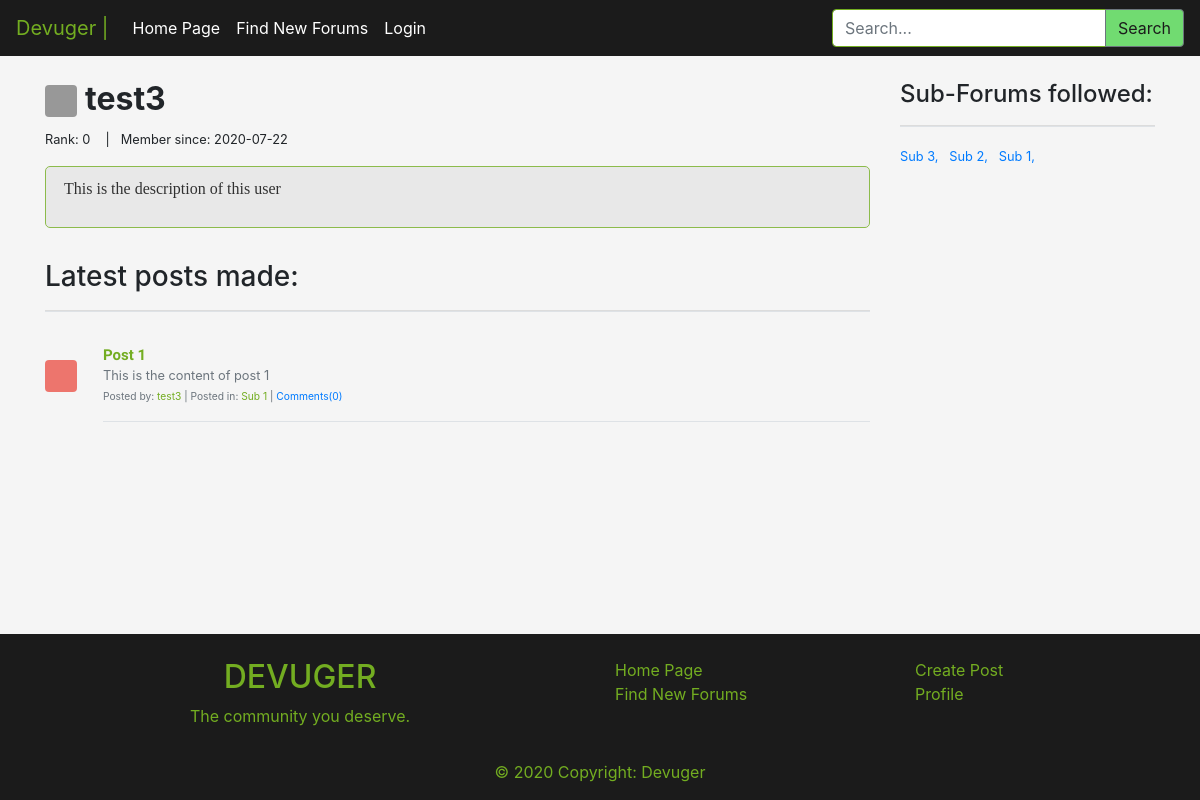
Page /user.php?username=test3 on the committed database.
### tables this page shows
CREATE TABLE users(
    id INT PRIMARY KEY AUTO_INCREMENT,
    username VARCHAR(60) UNIQUE,
    pass VARCHAR(255),
    email VARCHAR(255) UNIQUE,
    descp TEXT,
    color VARCHAR(20),
    creationDate DATE,
    uRank INT
);

CREATE TABLE posts(
    id INT PRIMARY KEY AUTO_INCREMENT,
    userId INT,
    subforumId INT,
    title VARCHAR(100),
    content LONGTEXT,
    uploadDate DATE,
    numComments INT,
    FOREIGN KEY (userId) REFERENCES users(id),
    FOREIGN KEY (subforumId) REFERENCES subforum(id)
);

CREATE TABLE subforum(
    id INT PRIMARY KEY AUTO_INCREMENT,
    sname VARCHAR(30) UNIQUE,
    descp TEXT,
    subscribers INT,
    color VARCHAR(20),
    numPosts INT,
    creationDate DATE,
    createdBy INT,
    rules TEXT,
    FOREIGN KEY (createdBy) REFERENCES users(id)
);

### user.php (the view, shortened to what this page needs)
<?php include('php/server.php'); ?>
<?php
$username = $_GET['username'];
$a = "SELECT * FROM users WHERE username = '$username'";
$r = mysqli_query($db, $a);
$rowd = mysqli_fetch_assoc($r);
$u_ID = $rowd['id'];
$u = $rowd['username'];
$descp = $rowd['descp'];
$color = $rowd['color'];
$creationDate = $rowd['creationDate'];
$userRank = $rowd['uRank'];
?>
<?php
if (isset($_GET['page_num']) && $_GET['page_num'] != "") {
	$page_num = $_GET['page_num'];
} else {
	$page_num = 1;
}
$total_posts_per_page = 5;
$offset = ($page_num - 1) * $total_posts_per_page;
?>
<?php include('php/updateProfileSettings.php'); ?>
<?php include('includes/header.php'); ?>
<main class="content-wrapper">
	<div class="container py-4">
		<div class="row">
			<div class="col-md-9">
				<h2><svg class="bd-placeholder-img mr-2 rounded" style="opacity: 0.7;filter: alpha(opacity=70);" width="32" height="32" xmlns="http://www.w3.org/2000/svg" preserveAspectRatio="xMidYMid slice" focusable="false" role="img" aria-label="">
						<title>Profile: <?php echo $username; ?></title>
						<rect width="100%" height="100%" fill="<?php echo $color; ?>" /><text x="50%" y="50%" fill="" dy=".3em"></text>
					</svg><b><?php echo $username; ?></b></h2>
				<small>Rank: <?php echo $userRank; ?></small>
				<small>&nbsp;&nbsp; | &nbsp;&nbsp;</small><small>Member since: <?php echo $creationDate; ?></small>
				<div class="descp py-3 mb-3">
					<div class="content-border">
						<p class="pl-2 content"><?php echo nl2br($descp); ?></p>
					</div>
				</div>
				<h3>Latest posts made:</h3>
				<hr class="border-bottom border-gray">
				<?php
				$query_get_user_posts = "SELECT * FROM posts WHERE userId = '$u_ID' ORDER BY id DESC LIMIT $offset, $total_posts_per_page";
				$get_user_posts = mysqli_query($db, $query_get_user_posts);
				if (mysqli_num_rows($get_user_posts) > 0) {
					while ($get_user_posts_row = mysqli_fetch_assoc($get_user_posts)) {
						$subforumId = $get_user_posts_row['subforumId'];
						$q2 = "SELECT * FROM subforum WHERE id = '$subforumId'";
						$rs = mysqli_query($db, $q2);
						$row2 = mysqli_fetch_assoc($rs);
						$sub_color = $row2['color'];
						$sub_name = $row2['sname'];
						echo
							'<article>
											<div class="media text-muted pt-3">
												<svg class="bd-placeholder-img mr-2 rounded mt-3" style="opacity: 0.7;filter: alpha(opacity=70);" width="32" height="32" xmlns="http://www.w3.org/2000/svg" preserveAspectRatio="xMidYMid slice" focusable="false" role="img" aria-label=""><title></title><rect width="100%" height="100%" fill="' . $sub_color . '"/><text x="50%" y="50%" fill="" dy=".3em"></text></svg>
												&nbsp;&nbsp;&nbsp;&nbsp;
												<div class="media-body">
													<a href="post.php?id=' . $get_user_posts_row['id'] . '&title=' . $get_user_posts_row['title'] . '"><p class="media-body pb-3 mb-0 small lh-125 border-bottom border-gray">
													<strong class="d-block text-gray-dark article-title">' . $get_user_posts_row['title'] . '</strong></a>' . strip_tags(mb_strimwidth($get_user_posts_row['content'], 0, 125, "..."), '<br/>') . '<br>
													<small>Posted by: <a class="article-b-links" href="user.php?username=' . $u . '">' . $u . '</a>&nbsp;|&nbsp;Posted in: <a class="article-b-links" href="sub.php?r=' . $sub_name . '">' . $sub_name . '</a>&nbsp;|&nbsp;<a href="post.php?id=' . $get_user_posts_row['id'] . '&title=' . $get_user_posts_row['title'] . '#comments-seccion">Comments(' . $get_user_posts_row['numComments'] . ')</a></small></p>
												</div>
											</div>
										</article>';
					}
				}
				?>
			</div>
			<div class="col-md-3">
				<h4>Sub-Forums followed:</h4>
				<hr class="border-bottom border-gray">
				<?php
				$query_get_followed_forums = "SELECT * FROM subforum WHERE id IN (SELECT subId FROM subscriptions WHERE userId = '$u_ID') ORDER BY id DESC";
				$get_user_followed_forums = mysqli_query($db, $query_get_followed_forums);
				if (mysqli_num_rows($get_user_followed_forums) > 0) {
					while ($get_user_followed_forums_rows = mysqli_fetch_assoc($get_user_followed_forums)) {
						echo '<small><a class="followed-subs" href="sub.php?r=' . $get_user_followed_forums_rows['sname'] . '">' . $get_user_followed_forums_rows['sname'] . ',&nbsp;&nbsp;&nbsp;</a></small>';
					}
				}
				?>
			</div>
		</div>
	</div>
</main>
<?php include('includes/footer.php'); ?>

### css/main.css (style rules this page uses)
html, body { background-color: whitesmoke; height: 100%; }
body { display: flex; flex-direction: column; }
.content-wrapper { flex: 1 0 auto; }
strong.article-title { font-family: 'Source Sans Pro', sans-serif; color: #73AD21; text-decoration-color: #73AD21; font-size: 15px; }
a.article-b-links, a.article-b-links:link, a.article-b-links:visited, a.article-b-links:hover { color: #73AD21; text-decoration-color: #73AD21; }
.content-border { border-radius: 5px; border: 1px solid #73AD21; padding: 10px; background-color: #e6e6e6; opacity: 0.8; color: black; word-wrap: auto; overflow-wrap: normal; overflow-y: auto; overflow-x: hidden; }
.content { color: black; font-family: 'PT Serif', serif; }

### rows in the picture
users: uRank "0", creationDate "2020-07-22", descp "This is the description of this user"
posts: title "Post 1", content "This is the content of post 1", userId.username "test3", subforumId.sname "Sub 1", numComments "0"
subforum: sname "Sub 3"
subforum: sname "Sub 2"
subforum: sname "Sub 1"

### other values in the picture
$username "test3"
